Frame 1 (no input): blank canvas, image omitted
Frame 60 (the mouse pressed at the canvas centre just before this capture): blank canvas, image omitted
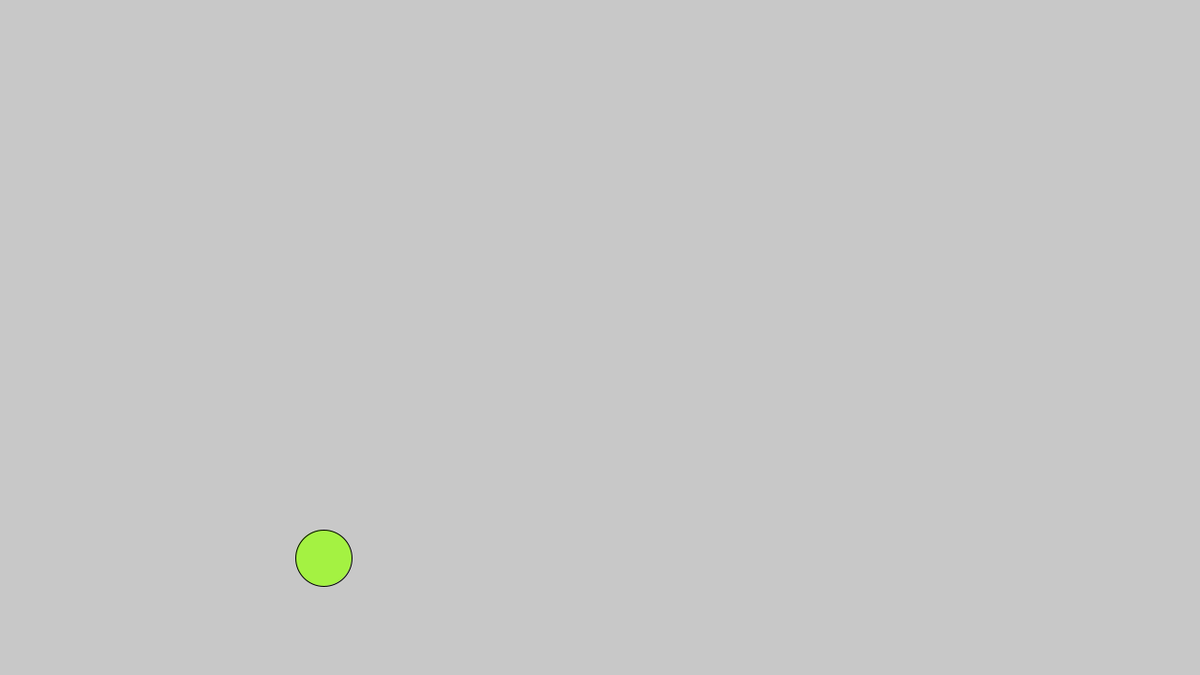
Frame 120 (the mouse held since frame 60 and released just before this capture)

The Processing sketch whose frames 1 and 60 were blank and that drew this single picture after the mouse press (run headless with seeded random() and noise(); from frame 60 on, the mouse is pressed at the canvas centre):

// Processing sketch: BouncingBallLists
// ── BouncingBallLists.pde
ArrayList<Ball> ballGroup;
//Ball[] ballGroup;
//int pos = 0;

void setup() { // Happens once at launch
    size(1280, 720);
    background(200,200,200);
    ballGroup = new ArrayList<Ball>();
}

void draw() { // Happens constantly (screen refresh)
    background(200,200,200);
   
for (int i = 0; i < ballGroup.size(); i++){
    ballGroup.get(i).display();
    ballGroup.get(i).move();
    }
}

void mousePressed() {
    ballGroup.add( new Ball(mouseX, mouseY, 30));
  }
  
 void keyPressed() {
   if (key =='c'){
     for (int i = ballGroup.size()-1; i >= 0; i--){
       ballGroup.remove(i);  
     }
   }
   
 }
 
 
class Ball {
    int x, y, r;
    int dx, dy; //Speed or Velocity
    int cr, cg, cb; //rgb values
    int grav; //gravity

    //Constructor
    Ball(int tempx, int tempy, int tempr) {
        x = tempx; // set the x cord
        y = tempy; // set the y cord
        r = tempr; // set the radius
       
        // set the colour
        cr = int(random(0,255));
        cb = int(random(0,255));
        cg = int(random(0,255));
       
        // set velocity
        dx = int( random(-10,10));
        dy = int( random(-10,10));
        grav = -2;
    }

    void display() {
        fill(cr, cg, cb);
        circle(x,y,r*2);
    }

    void move() {
        y = y + dy;
        x = x + dx;
        dy = dy - grav;

        if (y >= height - r || y <= 0+r) {
            dy = dy * -1;
        }
        if (x >= width-r || x <= 0+r) {
            dx = dx * -1;
        }
    }
}
